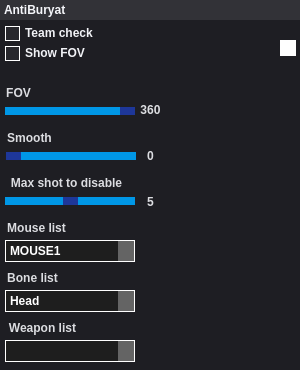
<?xml version="1.0" encoding="UTF-8"?>
<ui version="4.0">
 <class>antiAimAsistWindow</class>
 <widget class="QWidget" name="antiAimAsistWindow">
  <property name="geometry">
   <rect>
    <x>0</x>
    <y>0</y>
    <width>300</width>
    <height>370</height>
   </rect>
  </property>
  <property name="windowTitle">
   <string>AA asist</string>
  </property>
  <widget class="QLabel" name="titlePanel">
   <property name="geometry">
    <rect>
     <x>0</x>
     <y>0</y>
     <width>300</width>
     <height>20</height>
    </rect>
   </property>
   <property name="styleSheet">
    <string notr="true">background-color: rgb(50, 50, 55);
font: 75 10pt &quot;Arial&quot;;
font-weight: bold;
color: rgb(245, 246, 250);
padding-left: 1px;</string>
   </property>
   <property name="text">
    <string>AntiBuryat</string>
   </property>
  </widget>
  <widget class="QPushButton" name="closeButton">
   <property name="geometry">
    <rect>
     <x>280</x>
     <y>0</y>
     <width>20</width>
     <height>20</height>
    </rect>
   </property>
   <property name="styleSheet">
    <string notr="true">QPushButton{
  background-color: rgb(50, 50, 55);
  border: none;
}

QPushButton:hover {
  background-color: rgb(55, 55, 60);
}

QPushButton:pressed {
  background-color: rgb(60, 60, 65);
}
</string>
   </property>
   <property name="text">
    <string/>
   </property>
   <property name="icon">
    <iconset>
     <normaloff>Image/Close.png</normaloff>Image/Close.png</iconset>
   </property>
   <property name="iconSize">
    <size>
     <width>20</width>
     <height>20</height>
    </size>
   </property>
  </widget>
  <widget class="QLabel" name="Background">
   <property name="geometry">
    <rect>
     <x>0</x>
     <y>0</y>
     <width>300</width>
     <height>370</height>
    </rect>
   </property>
   <property name="styleSheet">
    <string notr="true">background-color: rgb(30, 30, 35)</string>
   </property>
   <property name="text">
    <string/>
   </property>
  </widget>
  <widget class="QCheckBox" name="teamCheckCheckBox">
   <property name="geometry">
    <rect>
     <x>5</x>
     <y>25</y>
     <width>96</width>
     <height>16</height>
    </rect>
   </property>
   <property name="styleSheet">
    <string notr="true">QCheckBox {
color: rgb(241, 242, 246);
spacing: 5px;
border: none;
font: 10pt &quot;Arial&quot;;
font-weight: bold;
}

QCheckBox::indicator  {
width: 13px;
height: 13px;
border: 1px solid rgb(255,255,255);
}

QCheckBox::indicator:unchecked {
background-color: rgb(40,40,45);
}

QCheckBox::indicator:unchecked:hover {
background-color: rgb(45,45,50);
}

QCheckBox::indicator:checked {
background-color: rgb(232, 65, 24);
}

QCheckBox::indicator:checked:hover {
background-color:  rgb(232, 65, 24);
}</string>
   </property>
   <property name="text">
    <string>Team check</string>
   </property>
  </widget>
  <widget class="QCheckBox" name="showFOVCheckBox">
   <property name="geometry">
    <rect>
     <x>5</x>
     <y>45</y>
     <width>87</width>
     <height>16</height>
    </rect>
   </property>
   <property name="styleSheet">
    <string notr="true">QCheckBox {
color: rgb(241, 242, 246);
spacing: 5px;
border: none;
font: 10pt &quot;Arial&quot;;
font-weight: bold;
}

QCheckBox::indicator  {
width: 13px;
height: 13px;
border: 1px solid rgb(255,255,255);
}

QCheckBox::indicator:unchecked {
background-color: rgb(40,40,45);
}

QCheckBox::indicator:unchecked:hover {
background-color: rgb(45,45,50);
}

QCheckBox::indicator:checked {
background-color: rgb(232, 65, 24);
}

QCheckBox::indicator:checked:hover {
background-color:  rgb(232, 65, 24);
}</string>
   </property>
   <property name="text">
    <string>Show FOV</string>
   </property>
  </widget>
  <widget class="QSlider" name="FOVSlider">
   <property name="geometry">
    <rect>
     <x>5</x>
     <y>100</y>
     <width>130</width>
     <height>22</height>
    </rect>
   </property>
   <property name="styleSheet">
    <string notr="true">QSlider::groove:horizontal {
height: 8px;
background: #0097e6;
}

QSlider::handle:horizontal {
    background: #1e3799;
    width: 15px;
}</string>
   </property>
   <property name="minimum">
    <number>1</number>
   </property>
   <property name="maximum">
    <number>360</number>
   </property>
   <property name="value">
    <number>360</number>
   </property>
   <property name="sliderPosition">
    <number>360</number>
   </property>
   <property name="orientation">
    <enum>Qt::Horizontal</enum>
   </property>
  </widget>
  <widget class="QLabel" name="FOVLable">
   <property name="geometry">
    <rect>
     <x>140</x>
     <y>102</y>
     <width>21</width>
     <height>16</height>
    </rect>
   </property>
   <property name="styleSheet">
    <string notr="true">font: 10pt &quot;Arial&quot;;
color: rgb(220, 221, 225);
font-weight: bold;</string>
   </property>
   <property name="text">
    <string>360</string>
   </property>
   <property name="alignment">
    <set>Qt::AlignCenter</set>
   </property>
  </widget>
  <widget class="QPushButton" name="FovColorEdit">
   <property name="geometry">
    <rect>
     <x>280</x>
     <y>40</y>
     <width>16</width>
     <height>16</height>
    </rect>
   </property>
   <property name="styleSheet">
    <string notr="true">background-color: rgb(255, 255, 255);
border: none;</string>
   </property>
   <property name="text">
    <string/>
   </property>
  </widget>
  <widget class="QLabel" name="FOVTitleLable">
   <property name="geometry">
    <rect>
     <x>5</x>
     <y>85</y>
     <width>27</width>
     <height>16</height>
    </rect>
   </property>
   <property name="styleSheet">
    <string notr="true">font: 10pt &quot;Arial&quot;;
color: rgb(220, 221, 225);
font-weight: bold;</string>
   </property>
   <property name="text">
    <string>FOV</string>
   </property>
   <property name="alignment">
    <set>Qt::AlignCenter</set>
   </property>
  </widget>
  <widget class="QLabel" name="smoothTitleLable">
   <property name="geometry">
    <rect>
     <x>5</x>
     <y>130</y>
     <width>49</width>
     <height>16</height>
    </rect>
   </property>
   <property name="styleSheet">
    <string notr="true">font: 10pt &quot;Arial&quot;;
color: rgb(220, 221, 225);
font-weight: bold;</string>
   </property>
   <property name="text">
    <string>Smooth</string>
   </property>
   <property name="alignment">
    <set>Qt::AlignCenter</set>
   </property>
  </widget>
  <widget class="QSlider" name="smoothSlider">
   <property name="geometry">
    <rect>
     <x>6</x>
     <y>145</y>
     <width>130</width>
     <height>22</height>
    </rect>
   </property>
   <property name="styleSheet">
    <string notr="true">QSlider::groove:horizontal {
height: 8px;
background: #0097e6;
}

QSlider::handle:horizontal {
    background: #1e3799;
    width: 15px;
}</string>
   </property>
   <property name="minimum">
    <number>0</number>
   </property>
   <property name="maximum">
    <number>10</number>
   </property>
   <property name="singleStep">
    <number>1</number>
   </property>
   <property name="pageStep">
    <number>10</number>
   </property>
   <property name="value">
    <number>0</number>
   </property>
   <property name="sliderPosition">
    <number>0</number>
   </property>
   <property name="orientation">
    <enum>Qt::Horizontal</enum>
   </property>
  </widget>
  <widget class="QLabel" name="smoothLable">
   <property name="geometry">
    <rect>
     <x>140</x>
     <y>148</y>
     <width>21</width>
     <height>16</height>
    </rect>
   </property>
   <property name="styleSheet">
    <string notr="true">font: 10pt &quot;Arial&quot;;
color: rgb(220, 221, 225);
font-weight: bold;</string>
   </property>
   <property name="text">
    <string>0</string>
   </property>
   <property name="alignment">
    <set>Qt::AlignCenter</set>
   </property>
  </widget>
  <widget class="QLabel" name="maxShotTitleLable">
   <property name="geometry">
    <rect>
     <x>5</x>
     <y>175</y>
     <width>123</width>
     <height>16</height>
    </rect>
   </property>
   <property name="styleSheet">
    <string notr="true">font: 10pt &quot;Arial&quot;;
color: rgb(220, 221, 225);
font-weight: bold;</string>
   </property>
   <property name="text">
    <string>Max shot to disable</string>
   </property>
   <property name="alignment">
    <set>Qt::AlignCenter</set>
   </property>
  </widget>
  <widget class="QSlider" name="maxShotSlider">
   <property name="geometry">
    <rect>
     <x>5</x>
     <y>190</y>
     <width>130</width>
     <height>22</height>
    </rect>
   </property>
   <property name="styleSheet">
    <string notr="true">QSlider::groove:horizontal {
height: 8px;
background: #0097e6;
}

QSlider::handle:horizontal {
    background: #1e3799;
    width: 15px;
}</string>
   </property>
   <property name="minimum">
    <number>0</number>
   </property>
   <property name="maximum">
    <number>10</number>
   </property>
   <property name="singleStep">
    <number>1</number>
   </property>
   <property name="pageStep">
    <number>10</number>
   </property>
   <property name="value">
    <number>5</number>
   </property>
   <property name="sliderPosition">
    <number>5</number>
   </property>
   <property name="orientation">
    <enum>Qt::Horizontal</enum>
   </property>
  </widget>
  <widget class="QLabel" name="maxShotLable">
   <property name="geometry">
    <rect>
     <x>140</x>
     <y>194</y>
     <width>21</width>
     <height>16</height>
    </rect>
   </property>
   <property name="styleSheet">
    <string notr="true">font: 10pt &quot;Arial&quot;;
color: rgb(220, 221, 225);
font-weight: bold;</string>
   </property>
   <property name="text">
    <string>5</string>
   </property>
   <property name="alignment">
    <set>Qt::AlignCenter</set>
   </property>
  </widget>
  <widget class="QComboBox" name="mouseListComboBox">
   <property name="geometry">
    <rect>
     <x>5</x>
     <y>240</y>
     <width>130</width>
     <height>22</height>
    </rect>
   </property>
   <property name="styleSheet">
    <string notr="true">QComboBox{
font: 8pt &quot;Arial&quot;;
border: none;
background-color: rgb(30,30,30);
color: white;
font-weight: bold;
border: 1px solid white;
}

QComboBox::drop-down{
    border: none;
    background-color: rgb(100,100,100);
    font-weight: bold;
}</string>
   </property>
   <item>
    <property name="text">
     <string>MOUSE1</string>
    </property>
   </item>
   <item>
    <property name="text">
     <string>MOUSE2</string>
    </property>
   </item>
   <item>
    <property name="text">
     <string>MOUSE3</string>
    </property>
   </item>
   <item>
    <property name="text">
     <string>MOUSE4</string>
    </property>
   </item>
   <item>
    <property name="text">
     <string>MOUSE5</string>
    </property>
   </item>
   <item>
    <property name="text">
     <string>None</string>
    </property>
   </item>
  </widget>
  <widget class="QLabel" name="mouseListLable">
   <property name="geometry">
    <rect>
     <x>5</x>
     <y>220</y>
     <width>63</width>
     <height>16</height>
    </rect>
   </property>
   <property name="styleSheet">
    <string notr="true">font: 10pt &quot;Arial&quot;;
color: rgb(220, 221, 225);
font-weight: bold;</string>
   </property>
   <property name="text">
    <string>Mouse list</string>
   </property>
   <property name="alignment">
    <set>Qt::AlignCenter</set>
   </property>
  </widget>
  <widget class="QLabel" name="boneListTitlte">
   <property name="geometry">
    <rect>
     <x>5</x>
     <y>270</y>
     <width>55</width>
     <height>16</height>
    </rect>
   </property>
   <property name="styleSheet">
    <string notr="true">font: 10pt &quot;Arial&quot;;
color: rgb(220, 221, 225);
font-weight: bold;</string>
   </property>
   <property name="text">
    <string>Bone list</string>
   </property>
   <property name="alignment">
    <set>Qt::AlignCenter</set>
   </property>
  </widget>
  <widget class="QComboBox" name="boneListComboBox">
   <property name="geometry">
    <rect>
     <x>5</x>
     <y>290</y>
     <width>130</width>
     <height>22</height>
    </rect>
   </property>
   <property name="styleSheet">
    <string notr="true">QComboBox{
font: 8pt &quot;Arial&quot;;
border: none;
background-color: rgb(30,30,30);
color: white;
font-weight: bold;
border: 1px solid white;
}

QComboBox::drop-down{
    border: none;
    background-color: rgb(100,100,100);
    font-weight: bold;
}</string>
   </property>
   <item>
    <property name="text">
     <string>Head</string>
    </property>
   </item>
   <item>
    <property name="text">
     <string>Heck</string>
    </property>
   </item>
   <item>
    <property name="text">
     <string>Chest</string>
    </property>
   </item>
   <item>
    <property name="text">
     <string>Stomach</string>
    </property>
   </item>
   <item>
    <property name="text">
     <string>Nearest</string>
    </property>
   </item>
  </widget>
  <widget class="QLabel" name="weaponListTitle">
   <property name="geometry">
    <rect>
     <x>5</x>
     <y>320</y>
     <width>75</width>
     <height>16</height>
    </rect>
   </property>
   <property name="styleSheet">
    <string notr="true">font: 10pt &quot;Arial&quot;;
color: rgb(220, 221, 225);
font-weight: bold;</string>
   </property>
   <property name="text">
    <string>Weapon list</string>
   </property>
   <property name="alignment">
    <set>Qt::AlignCenter</set>
   </property>
  </widget>
  <widget class="QComboBox" name="weaponListComboBox">
   <property name="geometry">
    <rect>
     <x>5</x>
     <y>340</y>
     <width>130</width>
     <height>22</height>
    </rect>
   </property>
   <property name="styleSheet">
    <string notr="true">QComboBox{
font: 8pt &quot;Arial&quot;;
border: none;
background-color: rgb(30,30,30);
color: white;
font-weight: bold;
border: 1px solid white;
}

QComboBox::drop-down{
    border: none;
    background-color: rgb(100,100,100);
    font-weight: bold;
}</string>
   </property>
  </widget>
  <zorder>Background</zorder>
  <zorder>titlePanel</zorder>
  <zorder>closeButton</zorder>
  <zorder>teamCheckCheckBox</zorder>
  <zorder>showFOVCheckBox</zorder>
  <zorder>FOVSlider</zorder>
  <zorder>FOVLable</zorder>
  <zorder>FovColorEdit</zorder>
  <zorder>FOVTitleLable</zorder>
  <zorder>smoothTitleLable</zorder>
  <zorder>smoothSlider</zorder>
  <zorder>smoothLable</zorder>
  <zorder>maxShotTitleLable</zorder>
  <zorder>maxShotSlider</zorder>
  <zorder>maxShotLable</zorder>
  <zorder>mouseListComboBox</zorder>
  <zorder>mouseListLable</zorder>
  <zorder>boneListTitlte</zorder>
  <zorder>boneListComboBox</zorder>
  <zorder>weaponListTitle</zorder>
  <zorder>weaponListComboBox</zorder>
 </widget>
 <resources/>
 <connections/>
</ui>
